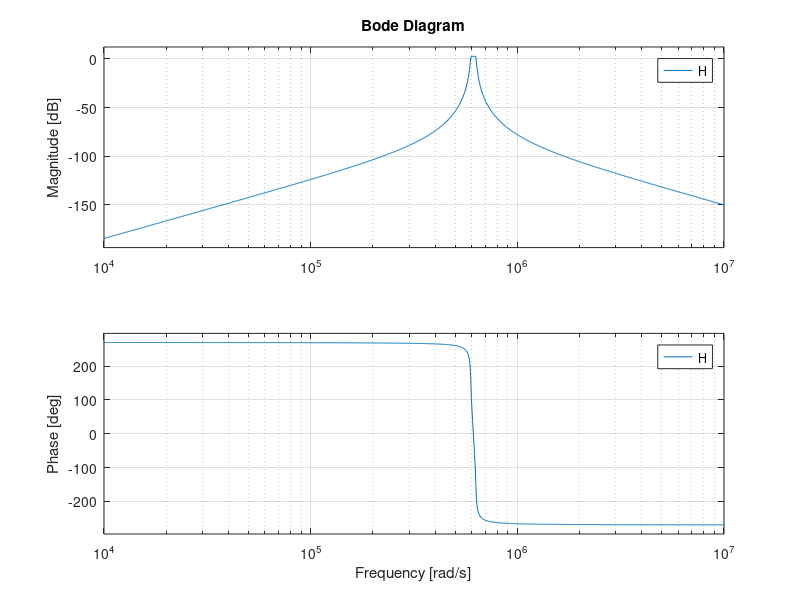

The MATLAB source for this figure: (Note: this script raises an error after producing the figure.)
%% Test pour comprendre Antoniou
R1 = 5.6e3; R2 = 1e3; R3 = 5.6e3; R4 = 2e3;
CA = 0.047e-6; % fixe C_Antonio
L = (R1 * R3 * R4 * CA) / R2;

%% Test pour comprendre resonateur :

w_o = 2 * pi * 97.5e3;
C = 0.1e-6; % fixe C
R = 1000e3;

L = 1 / (C * w_o);
Q = R * C * w_o;


L = 1.6;
R4 = L * R2 / (R1 * R3 * CA); % calcul pour R4 de Antonio

%%% Conclusion, c'est tres envisageable, mais Antonio fuck tout

%% Test pour multiple feedback
w_o = 2 * pi * 97.5e3;
R =270; % R1 = R2 = R qu'on fixe
C = 470e-12; % C1 = C2 = C qu'on fixe

R3 = 2 / (R * C^2 * w_o^2);
Q = sqrt((2 * R3) / R) / 2; 
% pas ça 

%% Recommence : 
w_o = 2 * pi * 97.5e3;
Amin = 20; % truc standard
Amax = 3;  % ``
Dw_max = 5e3 * 2 * pi;
Dw_min = 1.5 * Dw_max;
k = Dw_max / Dw_min;

n = acosh(sqrt((10^(Amin/10) - 1)/(10^(Amax/10) - 1))) / (acosh(1 / k));

% FONCTION DE TRANSFERE
% s = ((s^2 + w_o^2) / Dw_max)
% (s2 + 0.626456s + 1.142448)(s + 0.626456)
s = tf('s');
r = (s^2 + w_o^2) / (s * Dw_max);
H = 1 / ((r^2 + 0.626456 * r + 1.142448) * (r + 0.626456));
zpk(H);
bode(H);

% etage 1 : 
% (s^2 + 9583s + 3.561e11)
a1 = 9583;
b1 = 3.561e11;
w_o1 = sqrt(b1);
Q1 = w_o1 / a1;
R1 = 1e3; % R11 = R21
C1 = 470e-12;
R31 = 2 / (R11 * C1^2 * w_o^2);

% etage 2 :
% (s^2 + 1.968e04s + 3.753e11)
a2 = 1.968e04;
b2 = 3.753e11;
w_o1 = sqrt(b2);
Q2 = w_o1 / a2;
R2 = 1e3;
C2 = 330e-12;
R32 = 2 / (R2 * C2^2 * w_o^2);

% etage 3 :
% (s^2 + 1.01e04s + 3.955e11)
a3 = 1.01e04;
b3 = 3.955e11;
w_o1 = sqrt(b3);
Q3 = w_o1 / a3;
R3 = 1e3;
C3 = 220e-12;
R33 = 2 / (R3 * C3^2 * w_o^2);
